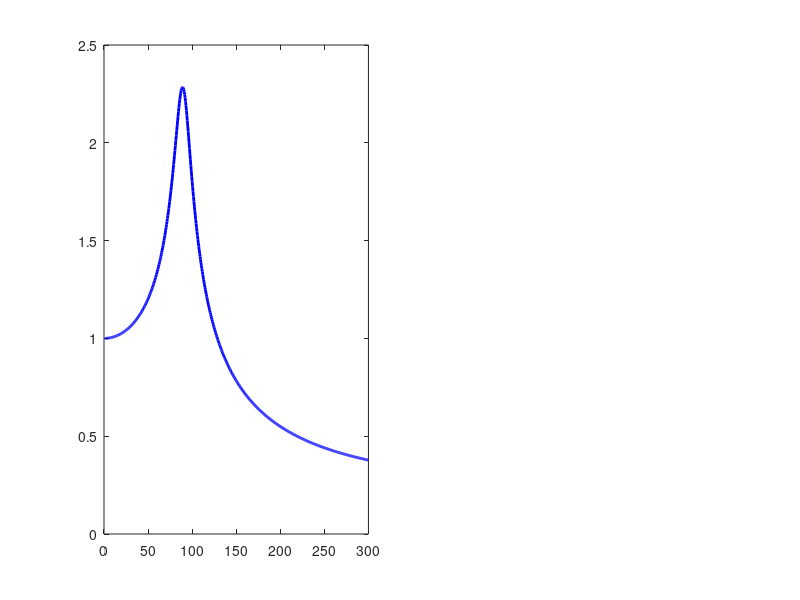

Write MATLAB code to recreate this figure. (Note: this script raises an error after producing the figure.)
clear; close all; clc

% Define system parameters
f_n = 90;              % Natural frequency in Hz
omega_n = f_n * 2 * pi; % Convert natural frequency to rad/s
m = 1.51;               % Mass (kg)
zeta = 0.1;             % Damping ratio (0.01 = 10% damping)

% Frequency range obtained duing the manual testing of the tool
f = 1:0.5:300;         % Excitation frequency in Hz
omega = f * 2 * pi;     % Convert to rad/s

% Calculate stiffness
k = m * omega_n^2;

% Frequency ratio (r = omega/omega_n)
r = omega ./ omega_n;


%% Transmissibility Calculations

% Force Transmissibility 
t_f = sqrt((1 + (2*zeta*r).^2) ./ sqrt((1 - r.^2).^2 + (2*zeta*r).^2));

% Displacement Amplitude Ratio (X/X0 - for forced vibration)

% X/X0 = 1 / sqrt((1 - r.^2).^2 + (2*zeta*r).^2)
t_x = 1 ./ sqrt((1 - r.^2).^2 + (2*zeta*r).^2);

% Acceleration Transmissibility

t_a = (r.^2)./sqrt((1 - r.^2).^2 + (2*zeta*r).^2);


%% Plotting

figure('Position', [100, 100, 1200, 500])

% Plot Force Transmissibility
subplot(1,2,1)
plot(f, t_f, 'b', 'LineWidth', 2)
hold on
xline(f_n, '--r', 'Natural Frequency', 'LineWidth', 1.5);
xlabel('Excitation Frequency (Hz)')
ylabel('Force Transmissibility (TR)')
title('Force Transmissibility vs Frequency')
grid on
%axis tight
legend('Transmissibility', 'Location', 'northeast')

% Plot Displacement Ratio
subplot(1,2,2)
plot(f, t_x, 'k', 'LineWidth', 2)
hold on
xline(f_n, '--r', 'Natural Frequency', 'LineWidth', 1.5);
xlabel('Excitation Frequency (Hz)')
ylabel('Displacement Ratio (X/X_0)')
title('Displacement Amplitude Ratio vs Frequency')
grid on
axis tight
legend('Displacement Ratio', 'Location', 'northeast')

% Plot Acceleration Ratio
% subplot(1,3,3)
% semilogy(f, t_a, 'r', 'LineWidth', 2)
% hold on
% xline(f_n, '--r', 'Natural Frequency', 'LineWidth', 1.5);
% xlabel('Excitation Frequency (Hz)')
% ylabel('Acceleration Ratio')
% title('Acceleration Amplitude Ratio vs Frequency')
% grid on
% axis tight
% legend('Acceleration Ratio', 'Location', 'northeast')




% ==================================================================
% Additional Notes
% ==================================================================
% For steady-state displacement calculations:
% F0 = ...;       % Define your input force magnitude
% phase_angle = atan2(2*zeta*r, 1 - r.^2);
% x_steady = (F0/k) * displacement_ratio .* sin(omega.*t - phase_angle);



